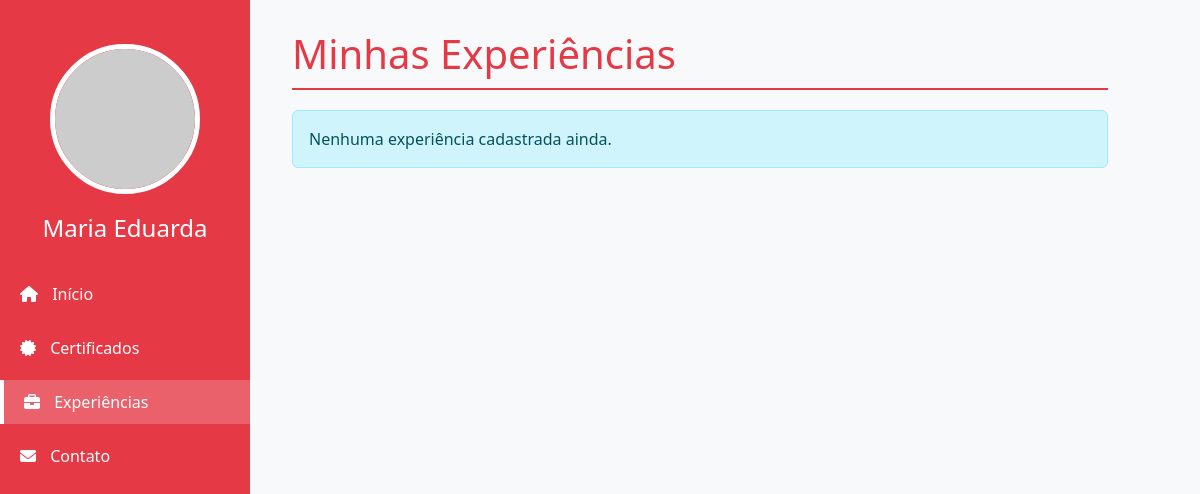
Before: /experiences/ with the older database file.
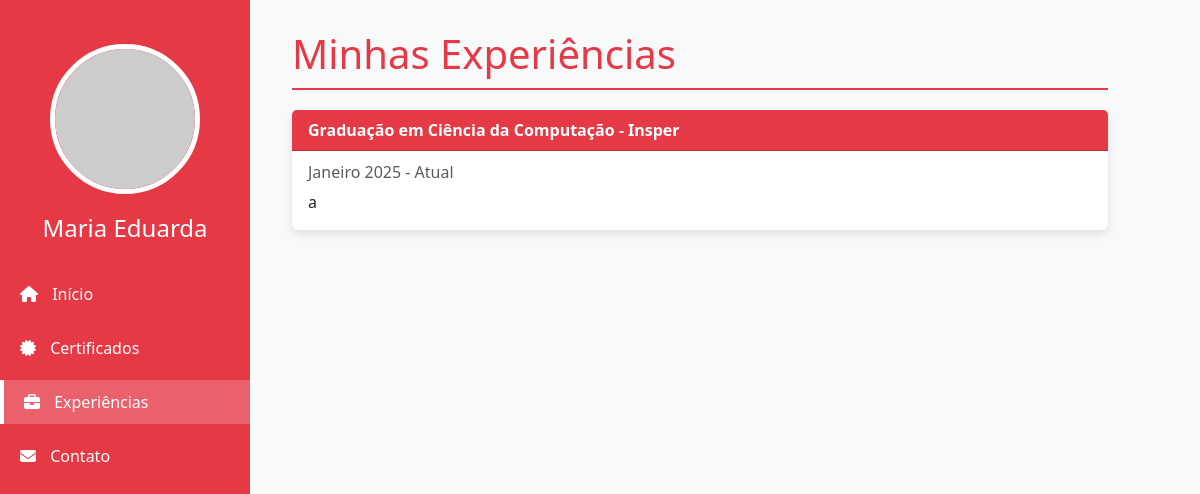
After: the same page with the newer database file.
### core/models.py (models this page shows, shortened)
class Experience(models.Model):
    title = models.CharField(max_length=200)
    company = models.CharField(max_length=200)
    start_date = models.DateField()
    end_date = models.DateField(blank=True, null=True)
    current = models.BooleanField(default=False)
    description = models.TextField()
    class Meta:
        ordering = ['-start_date']

### core/views.py (the view)
# urls.py: path('experiences/', views.experiences, name='experiences'),
def experiences(request):
    experiences = Experience.objects.all()
    try:
        profile = Profile.objects.first()
    except:
        profile = {
            'default_photo_path': 'images/profile_photo.jpg'
            }
    context = {
        'experiences': experiences,
        'profile': profile,
        'active_tab': 'experiences'
    }
    return render(request, 'core/experiences.html', context)

### core/templates/core/experiences.html (shortened to what this page needs)
{% extends 'core/base.html' %}
{% block content %}
<div class="container">
    <h1 class="section-title">Minhas Experiências</h1>
    <div class="row">
        {% if experiences %}
            {% for experience in experiences %}
                <div class="col-md-12 mb-4">
                    <div class="card">
                        <div class="card-header">
                            {{ experience.title }} - {{ experience.company }}
                        </div>
                        <div class="card-body">
                            <h6 class="card-subtitle mb-2 text-muted">
                                {{ experience.start_date|date:"F Y" }} -
                                {% if experience.current %}
                                    Atual
                                {% else %}
                                    {{ experience.end_date|date:"F Y" }}
                                {% endif %}
                            </h6>
                            <p class="card-text">{{ experience.description }}</p>
                        </div>
                    </div>
                </div>
            {% endfor %}
        {% else %}
            <div class="col-12">
                <div class="alert alert-info">
                    Nenhuma experiência cadastrada ainda.
                </div>
            </div>
        {% endif %}
    </div>
</div>
{% endblock %}

Changed rows visible on the page:
added Experience: title "Graduação em Ciência da Computação", company "Insper", start_date "Janeiro 2025", current "Atual", description "a"
Other visible differences:
text no longer shown: "Nenhuma experiência cadastrada ainda."
